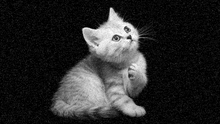
%> input picture CNG466/Assignment1/Image2.png, 220 x 124 px, shrunk from 1280 x 720 before the run
$ octave Q2_2453025.m   (GNU Octave 9; MATLAB toolbox functions it lacks are replaced by stand-ins)
%> lines starting %> are read from the running program, lines starting %| are printed output that depends on the picture
% I read the image in the current directory
Image2 = imread('Image2.png');
%> Image2 is the input picture: size 124x220 uint8; min 0, max 255, mean 41

% I chose median filter method, so
% I need to get the size of the matrix because
% I need a pad to use median filter in order to
% remove the noise in the image
[rows, columns, layers] = size(Image2);
%> rows = 124; columns = 220; layers = 1
Pad = zeros(rows + 2, columns + 2);
b = 0;

% I copied the matrix to the pad
Pad(1:rows, 1:columns) = Image2;
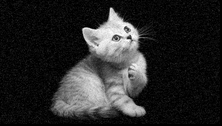
%> Pad: size 126x222 double; min 0, max 255, mean 40
% I created an array to sort the values
Window = (1:9);
% I need a key value to use insertion sort
key = 0;

% In the first two loop, the values are copied to the window array
for i = 1:rows
    for j = 1:columns
        Window(1,1) = Pad(i, j);
        Window(1,2) = Pad(i, j + 1);
        Window(1,3) = Pad(i, j + 2);
        Window(1,4) = Pad(i + 1, j);
        Window(1,5) = Pad(i + 1, j + 1);
        Window(1,6) = Pad(i + 1, j + 2);
        Window(1,7) = Pad(i + 2, j);
        Window(1,8) = Pad(i + 2, j + 1);
        Window(1,9) = Pad(i + 2, j + 2);

        % Insertion sort
        for a = 2:9
            key = Window(1,a);
            b = a - 1;
            while (b >= 1) && (Window(1,b) > key)
                Window(1, b+1) = Window(1,b);
                b = b - 1;
            end
            Window(b + 1) = key;
        end
        Pad(i, j) = Window(1, 5);
    end
end
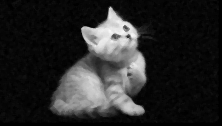
%> Pad: size 126x222 double; min 0, max 248, mean 39.4
%> after the loop, Window = [0 0 0 0 0 0 0 0 10]

% I converted the values to 0-255 range
Pad = uint8(Pad);
%> Pad: size 126x222 uint8

% I filtered the image, by using Sobel Operator
% I got the filter from the lecture notes
Hx = [-1 -2 -1; 0 0 0; 1 2 1];
Hy = [-1 0 1; -2 0 2; -1 0 1];

% I need to convert the values to double
Pad2 = double(Pad);
Edges = zeros(size(Pad2));

Image2_2 = double(Image2);
Edges2 = zeros(size(Image2_2));

% I used convolution
for a1 = 1:size(Pad2, 1) - 2
    for b1 = 1:size(Pad2, 2) - 2

        % Horizontal and Vertical Edges
        Gx = sum(sum(Hx.*Pad2(a1:a1+2, b1:b1+2)));
        Gy = sum(sum(Hy.*Pad2(a1:a1+2, b1:b1+2)));

        % I calculated the edge vector
        Edges(a1+1, b1+1) = sqrt(Gx.^2 + Gy.^2);

    end
end
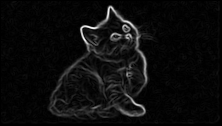
%> Edges: size 126x222 double; min 0, max 828.7, mean 41.7; drawn with min black and max white

for a1 = 1:size(Image2_2, 1) - 2
    for b1 = 1:size(Image2_2, 2) - 2

        % Horizontal and Vertical Edges
        Gx = sum(sum(Hx.*Image2_2(a1:a1+2, b1:b1+2)));
        Gy = sum(sum(Hy.*Image2_2(a1:a1+2, b1:b1+2)));

        % I calculated the edge
        Edges2(a1+1, b1+1) = sqrt(Gx.^2 + Gy.^2);

    end
end
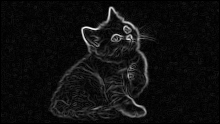
%> Edges2: size 124x220 double; min 0, max 965.4, mean 58; drawn with min black and max white

% I converted the values to 0-255 range
Edges = uint8(Edges);
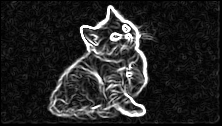
%> Edges: size 126x222 uint8; min 0, max 255, mean 37.4
Edges2 = uint8(Edges2);
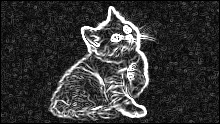
%> Edges2: size 124x220 uint8; min 0, max 255, mean 52.3

figure, subplot(1, 4, 1), imshow(Image2); title('Image2.png');
subplot(1, 4, 2), imshow(Pad); title('Image2Output.png');
subplot(1, 4, 3), imshow(Edges2); title('Edges of Image2.png');
subplot(1, 4, 4), imshow(Edges); title('Edges of Image2Output.png');

% It can be seen that this operation is very sensitive to noises
